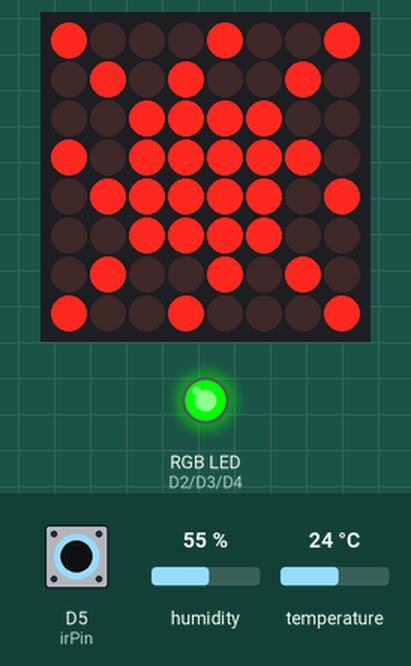
A sketch run on a simulated ESP8266 (NodeMCU). Shown: 8×8 LED matrix, an RGB LED mixed from three pins (HIGH = lit). The test bench sets the inputs (shaded band); at power-on: D5 (irPin) HIGH, humidity 55 %, temperature 24 °C. WiFi joins after 1.5 s; servers stay silent unless stated; what the sketch prints to the serial monitor is not drawn.

3.3 s: D5 (irPin) pulsed LOW 2 times (0.12 s each, 0.3 s apart)
Above: at 3.7 s.
Timing chart, 0 to 6.3 s (numbered marks = the images above; inputs shaded):
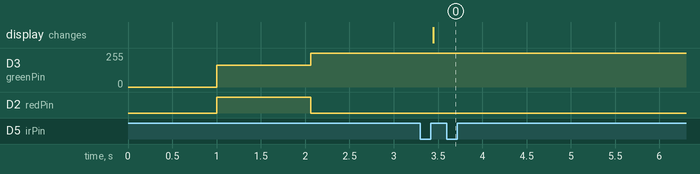

The sketch:

WifiSensorTemperatura.ino
```cpp
#include <DHT.h>
#include <DHT_U.h>
#include <ESP8266WebServer.h>
#include <ESP8266WiFi.h>
#include <Key.h>
#include <Keypad.h>
#include "LedControl.h"

// Configura los pines para la librería LedControl
LedControl lc = LedControl(D8, D7, D6, 1);

DHT dht(D1, DHT11);
const char* ssid = "CELERITY SUAREZ"; // Cambia esto a tu SSID de Wi-Fi
const char* password = "1708Suarez2022"; // Cambia esto a tu contraseña de Wi-Fi
const int irPin = D5; // Pin del sensor infrarrojo

ESP8266WebServer server(80);

const int redPin = D2;
const int greenPin = D3;
const int bluePin = D4;

float temp, hume, temp_f, h1;
int updateCount = 0; // Variable para llevar el registro de las actualizaciones
volatile bool irSensorActivated = false; // Bandera para indicar la activación del sensor IR

byte sunPattern[8] = {
  B10001001,
  B01010010,
  B00111100,
  B10111110,
  B01111101,
  B00111100,
  B01001010,
  B10010001
};

byte snowflakePattern[8] = {
  B00101000,
  B00010100,
  B00101000,
  B01000010,
  B10000001,
  B01000010,
  B00101000,
  B00010100
};

void setColor(int redValue, int greenValue, int blueValue) {
  analogWrite(redPin, redValue);
  analogWrite(greenPin, greenValue);
  analogWrite(bluePin, blueValue);
}

void updateMatrix() {
  byte* pattern = (temp >= 23.0) ? sunPattern : snowflakePattern;
  for (int row = 0; row < 8; row++) {
    lc.setColumn(0, row, pattern[7 - row]);
  }
}

void handleRoot() {
  String html = "<html><body>";
  html += "Temperatura: " + String(temp) + "°C<br>";
  html += "Humedad: " + String(hume) + "%<br>";
  html += "Temperatura: " + String(temp_f) + "°F<br>";
  html += "Sensacion Térmica: " + String(h1) + "<br>";
  html += "Actualizaciones: " + String(updateCount) + "<br>"; // Muestra el número de actualizaciones
  html += "</body></html>";

  server.send(200, "text/html", html);
}

void ICACHE_RAM_ATTR handleIRInterrupt() {
  // Marca la bandera de activación del sensor IR
  irSensorActivated = true;
}

void setup() {
  Serial.begin(9600);

  // Configura los pines del LED RGB como salidas
  pinMode(redPin, OUTPUT);
  pinMode(greenPin, OUTPUT);
  pinMode(bluePin, OUTPUT);

  // Configura el pin del sensor infrarrojo como entrada
  pinMode(irPin, INPUT_PULLUP);

  attachInterrupt(digitalPinToInterrupt(irPin), handleIRInterrupt, RISING); // Configura la interrupción del IR en el espacio IRAM

  WiFi.begin(ssid, password);
  while (WiFi.status() != WL_CONNECTED) {
    delay(1000);
    Serial.println("Connecting to WiFi...");
    setColor(255, 165, 0); // Color naranja (R, G, B)
  }

  Serial.print("Connected to WiFi. Access the web page at the following IP address: ");
  Serial.println(WiFi.localIP());


  Serial.println("Connected to WiFi");
  server.on("/", HTTP_GET, handleRoot);
  server.begin();
  dht.begin();

  lc.shutdown(0, false);
  lc.setIntensity(0, 8);
  lc.clearDisplay(0);
}

void loop() {
  // Verifica si se activó el sensor IR
  if (irSensorActivated) {
    // Lee los datos del sensor de temperatura DHT11
    hume = dht.readHumidity();
    temp = dht.readTemperature();
    temp_f = dht.readTemperature(true);
    h1 = dht.computeHeatIndex(temp, hume);

    // Incrementa el contador de actualizaciones
    updateCount++;

    // Resetea la bandera del sensor IR
    irSensorActivated = false;

    // Actualiza la matriz 8x8
    updateMatrix();
  }

  // Verifica el estado de la conexión Wi-Fi y ajusta el color del LED RGB
  if (WiFi.status() == WL_CONNECTED) {
    setColor(0, 255, 0); // Color verde (R, G, B)
  } else {
    setColor(255, 165, 0); // Color naranja (R, G, B)
  }

  // Maneja las solicitudes del servidor web
  server.handleClient();
}
```

Measured:
- after the input at 3.3 s, the display: changes after 0.15 s (image 0)
